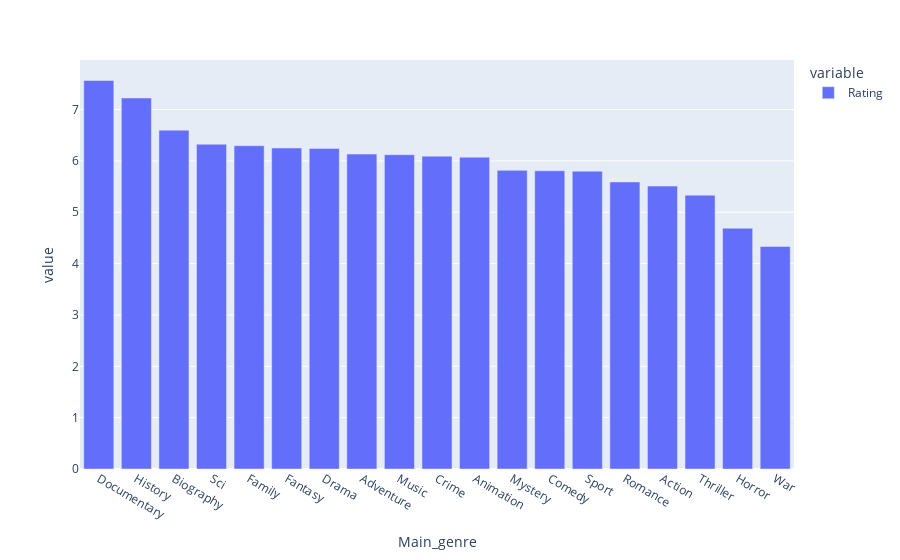

Notebook code cell kept with this figure:
### Code cell
rating_by_genre = df.groupby("Main_genre")["Rating"].mean().sort_values(ascending = False)
iplot(px.bar(data_frame=rating_by_genre))

### Figure 1 — Plotly figure (JSON) as saved in the notebook; plotly's stock layout.template omitted (floating-point values rounded to 4 significant figures)
{"data": [{"alignmentgroup": "True", "hovertemplate": "variable=Rating<br>Main_genre=%{x}<br>value=%{y}<extra></extra>", "legendgroup": "Rating", "marker": {"color": "#636efa", "pattern": {"shape": ""}}, "name": "Rating", "offsetgroup": "Rating", "orientation": "v", "showlegend": true, "textposition": "auto", "type": "bar", "x": ["Documentary", "History", "Biography", "Sci", "Family", "Fantasy", "Drama", "Adventure", "Music", "Crime", "Animation", "Mystery", "Comedy", "Sport", "Romance", "Action", "Thriller", "Horror", "War"], "xaxis": "x", "y": [7.567, 7.225, 6.599, 6.325, 6.296, 6.252, 6.244, 6.133, 6.121, 6.092, 6.072, 5.816, 5.808, 5.8, 5.59, 5.509, 5.333, 4.689, 4.333], "yaxis": "y"}], "layout": {"barmode": "relative", "legend": {"title": {"text": "variable"}, "tracegroupgap": 0}, "margin": {"t": 60}, "xaxis": {"anchor": "y", "domain": [0, 1], "title": {"text": "Main_genre"}}, "yaxis": {"anchor": "x", "domain": [0, 1], "title": {"text": "value"}}}}
